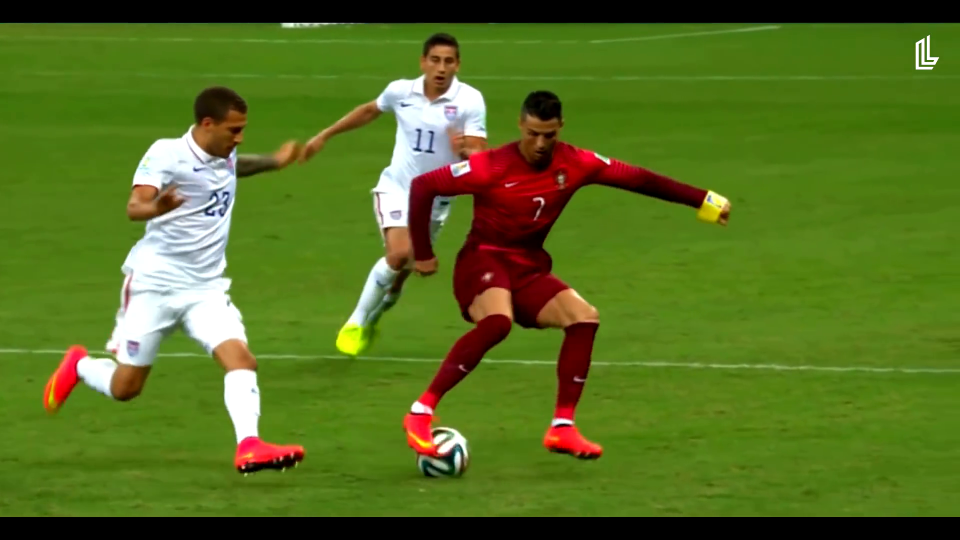
#> input picture frame 24 of image processing codes/KODLAR5_Temel_Video_Islemleri/KODLAR5_Temel_Video_Islemleri/Video_Futbol.mp4, 1920 x 1080 px, given in place of Video_Trafic.mp4, which was not available (shown at 1/2 size)
$ python K5_3_Video_Video_Boyutu.py
#> lines starting #> are read from the running program, lines starting #| are printed output that depends on the picture; after the words box and inside, x2 and y2 are one past the last pixel; in counts of white or black regions, pixels touching at a corner belong together
# -*- coding: utf-8 -*-
"""
Created on Thu Mar 14 12:41:49 2024

@author: muozi
"""

import cv2

# Kamera bağlantısını başlat
kamera = cv2.VideoCapture('Video_Trafic.mp4')

while True:
    # Kameradan görüntüyü al
    ret, goruntu = kamera.read()
#> goruntu is the input picture: shape (1080, 1920, 3); mean B, G, R 33.2, 110.6, 86.8

    # Görüntü boyutunu al
    yukseklik, genislik = goruntu.shape[:2]
#> yukseklik = 1080; genislik = 1920
    # Görüntü boyutunu yazdır
    #goruntu.shape[0] = yukseklik
    #goruntu.shape[1] = genislik
    #goruntu.shape[2] = renk kanalları (BGR)

    goruntuBoyutu=f'Goruntu Boyutu: {goruntu.shape}'
#> goruntuBoyutu = 'Goruntu Boyutu: (1080, 1920, 3)'
    cv2.putText(goruntu, goruntuBoyutu, (10, 50), cv2.FONT_HERSHEY_SIMPLEX, 0.6, (0, 255, 0), 1)
#> goruntu: shape (1080, 1920, 3); 0.03% of pixels changed, all inside (x1, y1, x2, y2) = (12, 35, 327, 55)


    # Metni görüntünün üstüne yazdır
    metin = f'Genislik(sutun): {genislik}px, Yukseklik(satir): {yukseklik}px'
    cv2.putText(goruntu, metin, (10, 30), cv2.FONT_HERSHEY_SIMPLEX, 0.7, (0, 0, 255), 2)
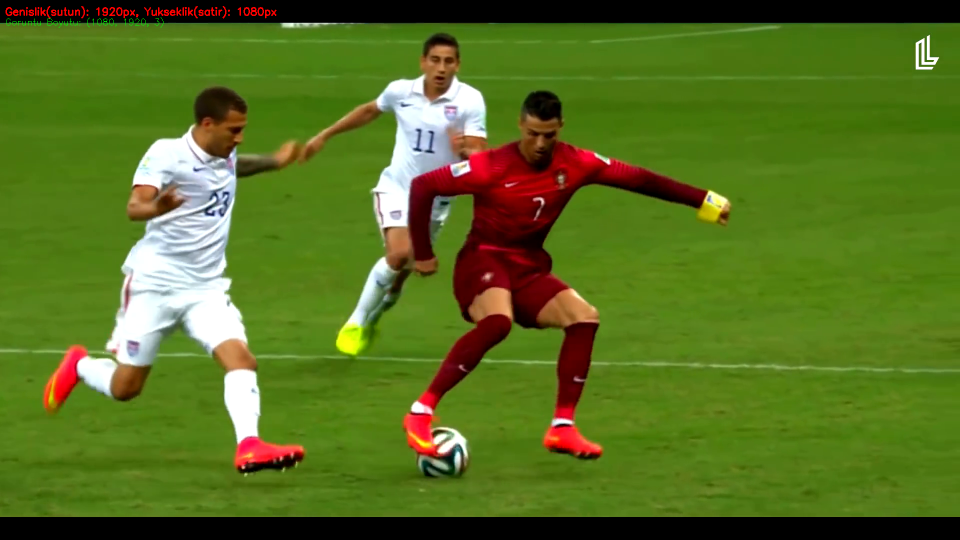
#> goruntu: shape (1080, 1920, 3) (shown at 1/2 size); mean B, G, R 33.2, 110.7, 87.2

    # Görüntüyü göster
    cv2.imshow('WebCam', goruntu)

    # 'q' tuşuna basıldığında döngüden çık
    if cv2.waitKey(25) & 0xFF == ord('q'):
#> (key q is pressed here)
        break

# Kamera bağlantısını serbest bırak
kamera.release()
# Tüm pencereleri kapat
cv2.destroyAllWindows()

$ run again, starting later in the video
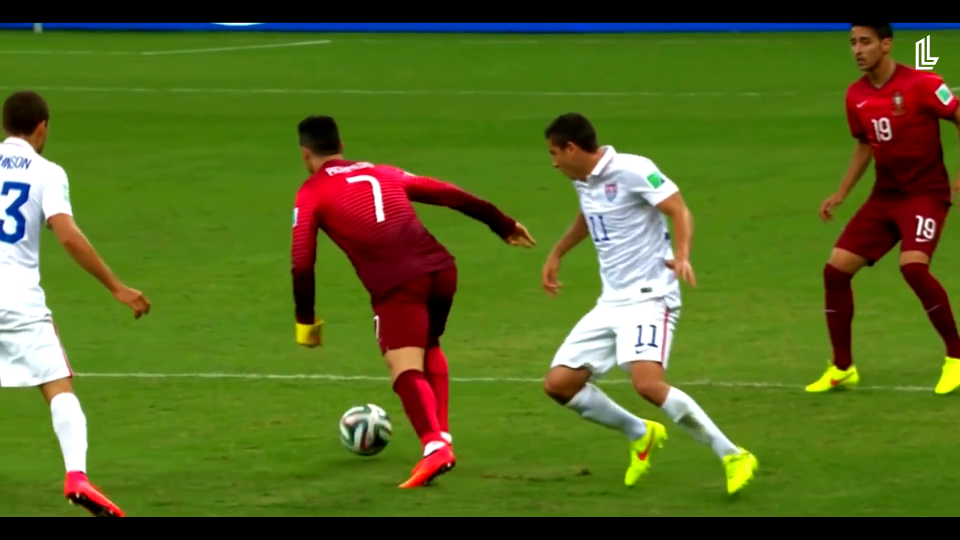
#> input picture frame 108 of image processing codes/KODLAR5_Temel_Video_Islemleri/KODLAR5_Temel_Video_Islemleri/Video_Futbol.mp4, 1920 x 1080 px, given in place of Video_Trafic.mp4, which was not available (shown at 1/2 size)
#> goruntu is the input picture: shape (1080, 1920, 3); mean B, G, R 34.9, 105.6, 87
#> `cv2.putText(goruntu, metin, (10, 30), cv2.FONT_HERSHEY_SIMPLEX, 0.7, (..`:
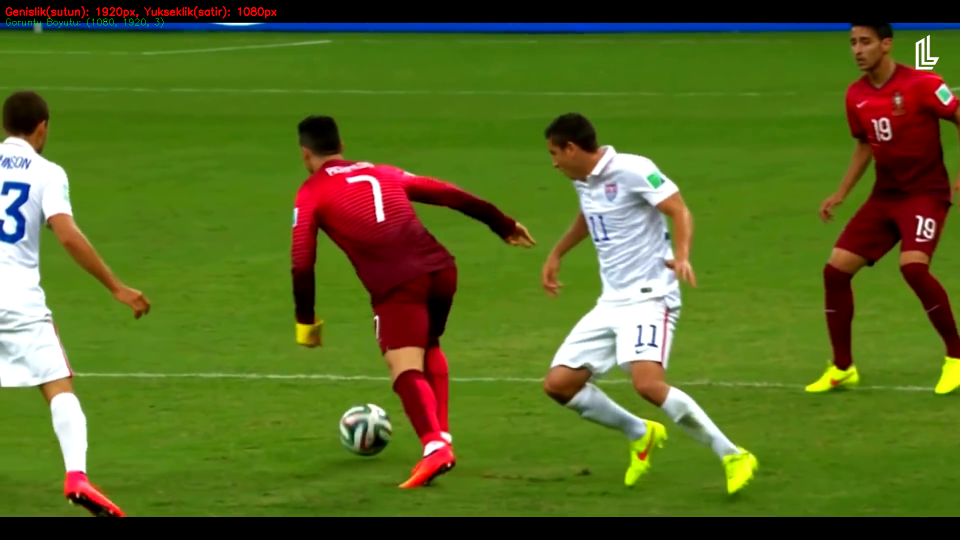
#> goruntu: shape (1080, 1920, 3) (shown at 1/2 size); mean B, G, R 34.9, 105.6, 87.5

$ run again, starting later in the video
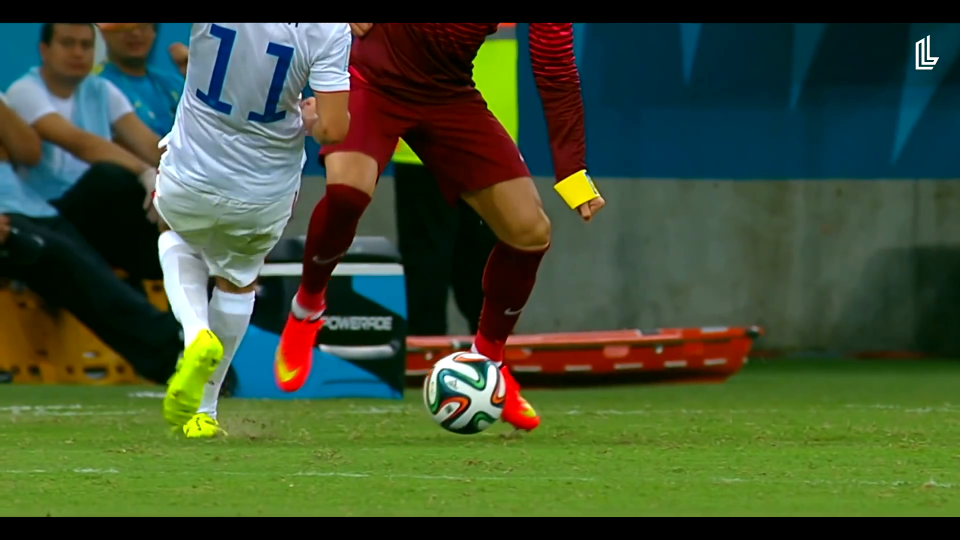
#> input picture frame 193 of image processing codes/KODLAR5_Temel_Video_Islemleri/KODLAR5_Temel_Video_Islemleri/Video_Futbol.mp4, 1920 x 1080 px, given in place of Video_Trafic.mp4, which was not available (shown at 1/2 size)
#> goruntu is the input picture: shape (1080, 1920, 3); mean B, G, R 51.8, 79.8, 64
#> `cv2.putText(goruntu, metin, (10, 30), cv2.FONT_HERSHEY_SIMPLEX, 0.7, (..`:
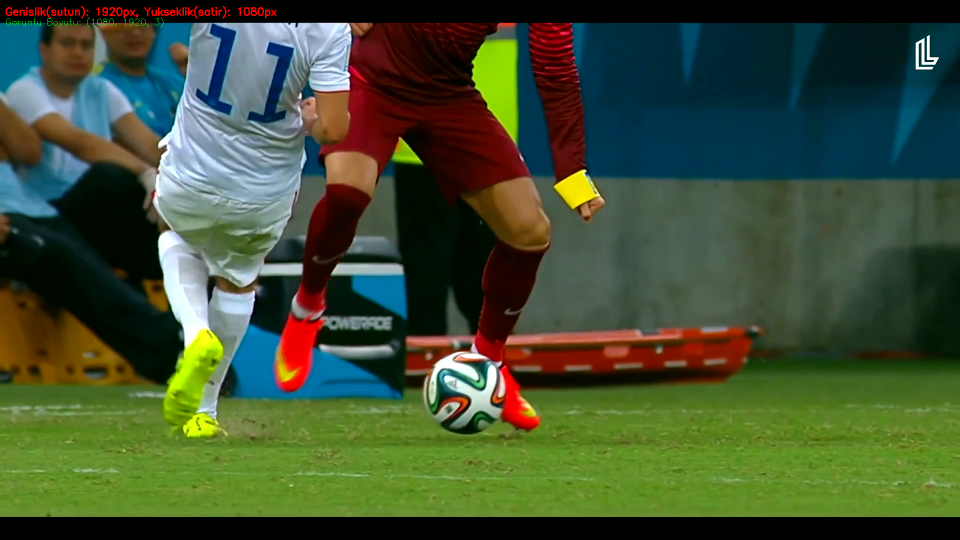
#> goruntu: shape (1080, 1920, 3) (shown at 1/2 size); mean B, G, R 51.8, 79.8, 64.4
